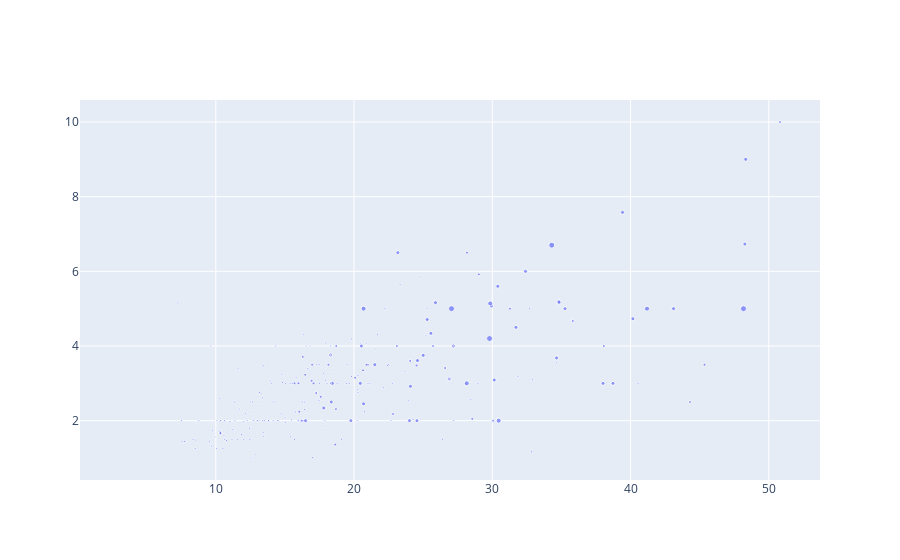

Notebook source saved alongside this figure:
### Code cell
fig = go.Figure() 
fig.add_trace(go.Scatter
              (x = tips.total_bill, 
               y= tips.tip, 
               mode= 'markers',
               marker_size=tips['size']
               ))

### Figure 1 — Plotly figure (JSON) as saved in the notebook; plotly's stock layout.template omitted (floating-point values rounded to 4 significant figures; data arrays with more than 128 entries replaced by an {"elided": "..."} marker saying what was removed)
{"data": [{"marker": {"size": {"elided": "244 int values"}}, "mode": "markers", "type": "scatter", "x": {"elided": "244 float values"}, "y": {"elided": "244 float values"}}], "layout": {}}
